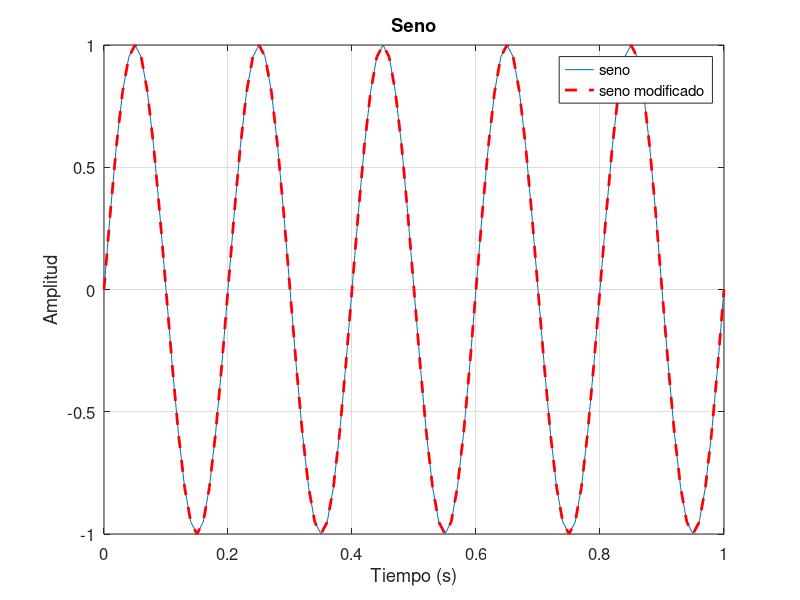

Here is the MATLAB script that generated this plot:
clc;
clear;
close all;

t = 0:0.01:1;           % Vector de tiempo
f = 5;                  % Frecuencia
s = sin(2 * pi * f * t);

figure;
plot(t, s); 
title('Seno'); 
xlabel('Tiempo (s)'); 
ylabel('Amplitud'); 
grid on; 

% Edición del gráfico
xlim([0 1]);                             % Limitar el eje x
ylim([-1 1]);                            % Limitar el eje y
set(gca, 'FontSize', 12);                % Cambiar el tamaño de la fuente
legend('seno', 'Location', 'northeast'); % Añadir leyenda


hold on; 
plot(t, s, 'r--', 'LineWidth', 2);
legend('seno', 'seno modificado', 'Location', 'northeast'); 
hold off; 

% Tipos de línea y colores disponibles:
% Líneas continuas: '-' (azul por defecto)
% Líneas discontinuas: '--' (rojo 'r')
% Líneas punteadas: ':' (verde 'g')
% Líneas de puntos y rayas: '-.' (negro 'k')
% Colores: 'b' (azul), 'g' (verde), 'r' (rojo), 
% 'c' (cian), 'm' (magenta), 'y' (amarillo), 'k' (negro)
